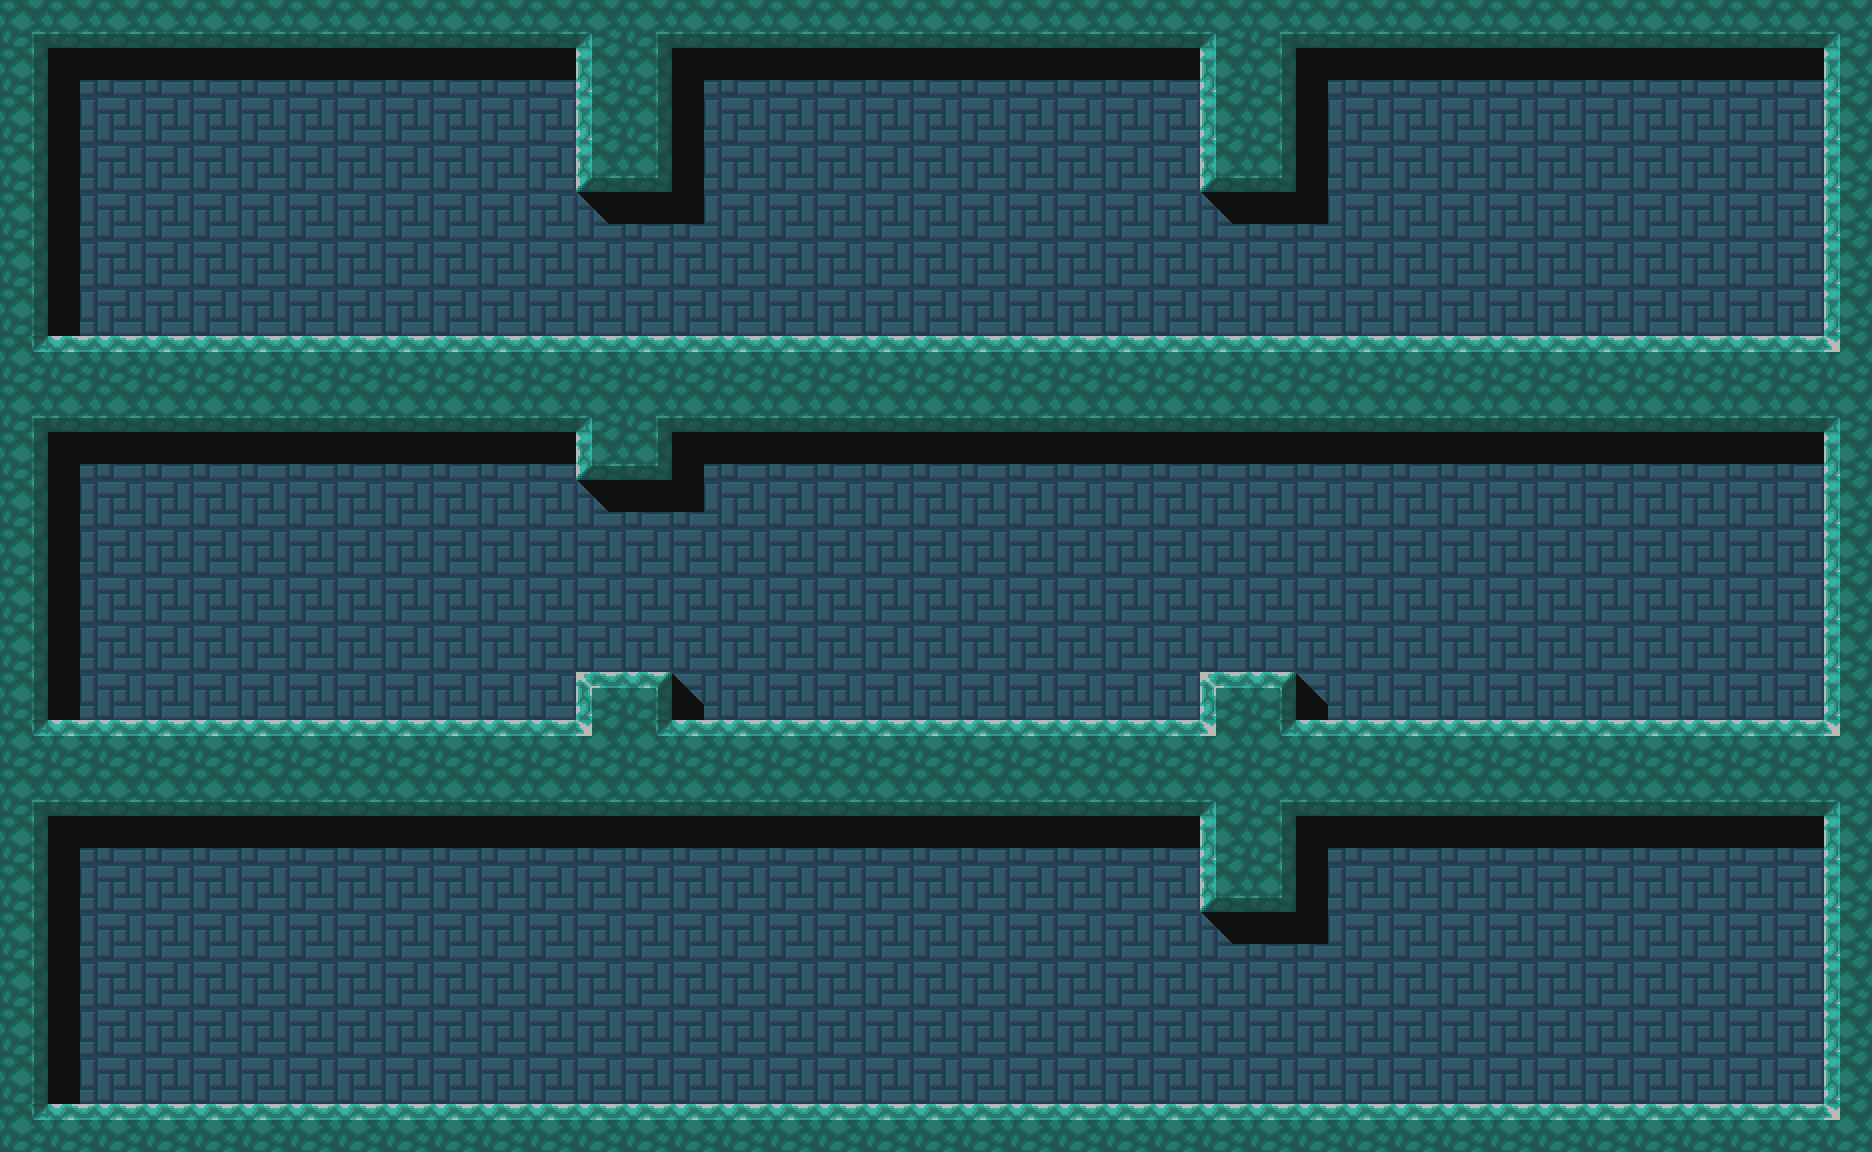

The image is a tile-based game level rendered from a .tmx file. Its description and source (layers, tilesets, objects; grid data summarised) follow:
An orthogonal 39x24 tile map with 48x48 px tiles, 3 tile layers (Background, Monsters, Walls), 4 tilesets.

<map version="1.0" tiledversion="1.0.3" orientation="orthogonal" renderorder="right-down" width="39" height="24" tilewidth="48" tileheight="48" nextobjectid="1">
 <tileset firstgid="1" name="PLAN1" tilewidth="48" tileheight="48" tilecount="448" columns="64">
  <image source="../img/PLAN1.png" width="3072" height="336" />
 </tileset>
 <tileset firstgid="449" name="PLAN2" tilewidth="48" tileheight="48" tilecount="384" columns="64">
  <image source="../img/PLAN2.png" width="3072" height="288" />
 </tileset>
 <tileset firstgid="833" name="PLAN3" tilewidth="48" tileheight="48" tilecount="384" columns="64">
  <image source="../img/PLAN3.png" width="3072" height="288" />
 </tileset>
 <tileset firstgid="1217" name="PLAN4" tilewidth="48" tileheight="48" tilecount="64" columns="64">
  <image source="../img/PLAN4.png" width="3072" height="48" />
 </tileset>
 <layer name="Background" width="39" height="24">
  <data>[936 cells, 936 non-empty, 7 distinct tile ids]</data>
 </layer>
 <layer name="Monsters" width="39" height="24">
  <data>[936 cells, 0 non-empty, 0 distinct tile ids]</data>
 </layer>
 <layer name="Walls" width="39" height="24">
  <data>[936 cells, 292 non-empty, 12 distinct tile ids]</data>
 </layer>
</map>